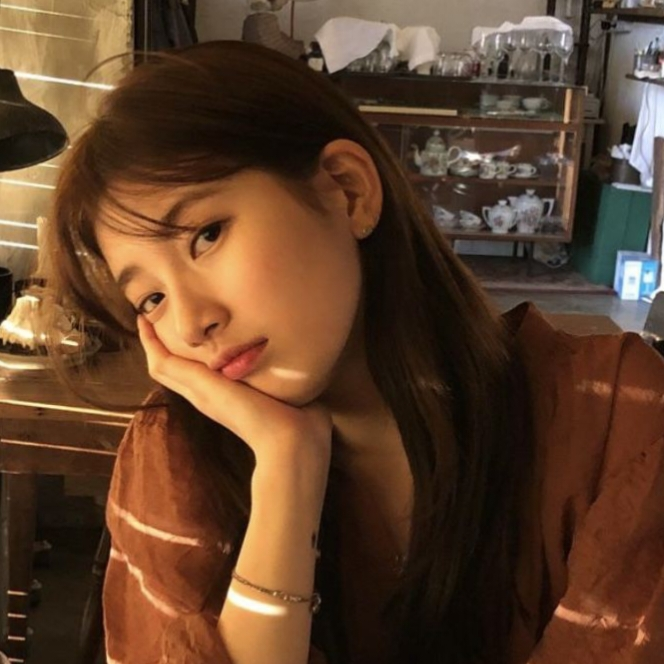
#> input picture enisa1.jpeg, 664 x 664 px
$ python 'image averaging.py'
#> lines starting #> are read from the running program, lines starting #| are printed output that depends on the picture
import cv2
import numpy as np

# Load the images
img1 = cv2.imread('enisa1.jpeg')
#> img1 is the input picture: shape (664, 664, 3); mean B, G, R 43.4, 64.8, 94.5
img1 = cv2.resize(img1, (450, 450 ))
#> img1: shape (450, 450, 3)
img2 = cv2.imread('enisa2.jpeg')
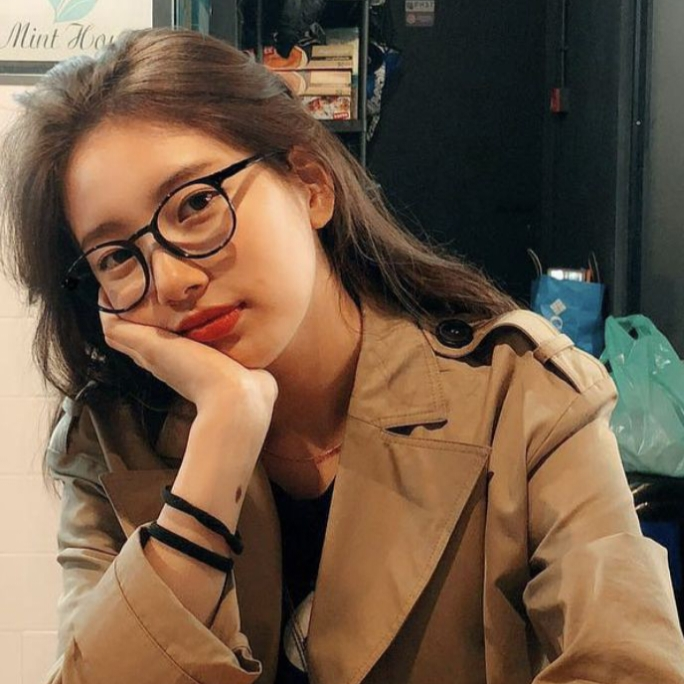
#> input picture enisa2.jpeg, 684 x 684 px
#> img2 is the input picture: shape (684, 684, 3); mean B, G, R 70.2, 90.4, 113.2
img2 = cv2.resize(img2, (450, 450 ))
#> img2: shape (450, 450, 3)

# Convert the images to grayscale
gray1 = cv2.cvtColor(img1, cv2.COLOR_BGR2GRAY)
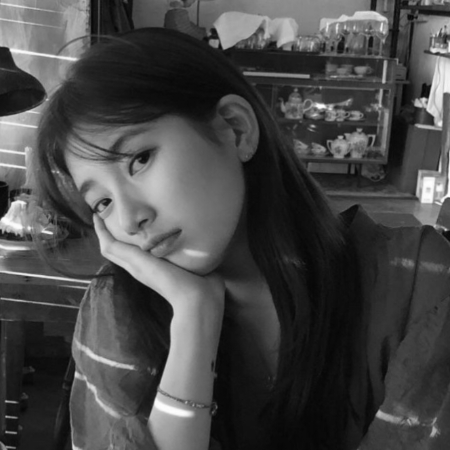
#> gray1: shape (450, 450); min 5, max 253, mean 71.1
gray2 = cv2.cvtColor(img2, cv2.COLOR_BGR2GRAY)
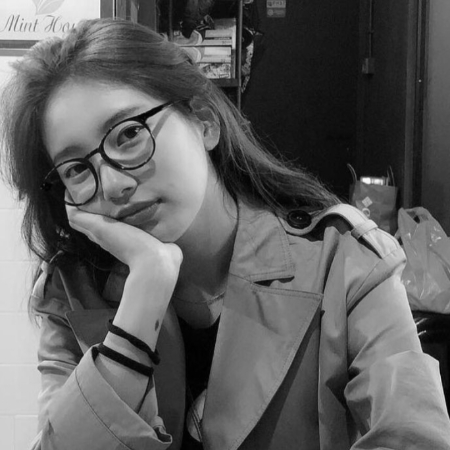
#> gray2: shape (450, 450); min 0, max 250, mean 94.8

# Compute the average image
avg_img = np.zeros(gray1.shape, dtype=np.float32)
avg_img += gray1.astype(np.float32)
avg_img += gray2.astype(np.float32)
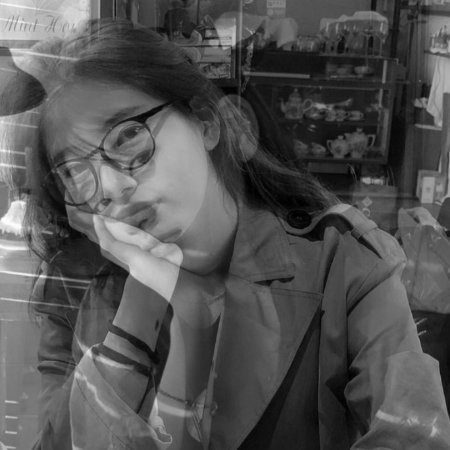
#> avg_img: shape (450, 450) float32; min 16, max 474, mean 165.9; drawn with min black and max white
avg_img /= 3.0
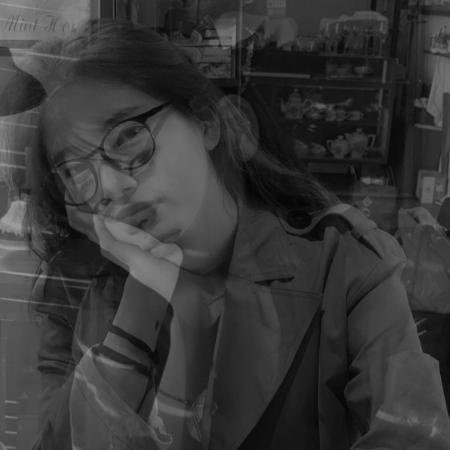
#> avg_img: shape (450, 450) float32; min 5.33, max 158, mean 55.3
avg_img = avg_img.astype(np.uint8)

# Display the original images and the average image
cv2.imshow('Gambar 1', img1)
cv2.imshow('Gambar 2', img2)
cv2.imshow('Average Image', avg_img)
cv2.waitKey(0)
cv2.destroyAllWindows()
